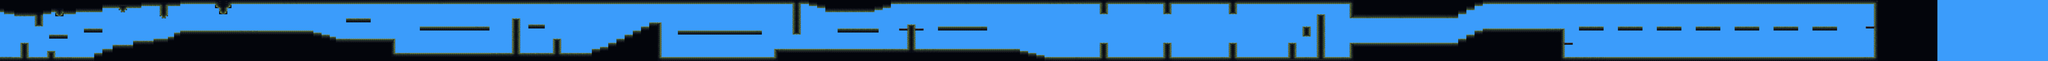

Rendered tile map (Tiled .tmx) drawn with the repository's tilesets; below, a short description and the map source with its tile grids summarised:
An orthogonal 1000x30 tile map with 16x16 px tiles, 1 tile layer (Tile Layer 1), 2 tilesets and 115 objects.

<map version="1.5" tiledversion="1.5.0" orientation="orthogonal" renderorder="right-down" width="1000" height="30" tilewidth="16" tileheight="16" infinite="0" nextlayerid="3" nextobjectid="127">
 <tileset firstgid="1" source="Main.tsx" />
 <tileset firstgid="4097" source="SKY.tsx" />
 <layer id="1" name="Tile Layer 1" width="1000" height="30">
  <data>[30000 cells, 30000 non-empty, 282 distinct tile ids]</data>
 </layer>
 <objectgroup id="2" name="ground">
  <object id="1" x="0.5" y="448" width="736" height="33.5" />
  <object id="2" x="360.5" y="398" width="80" height="53.5" />
  <object id="3" x="160" y="336" width="63.5" height="113.5" />
  <object id="4" x="271.5" y="96.5" width="64" height="109.5" />
  <object id="5" x="112" y="95.5" width="158" height="32.5" />
  <object id="6" x="31" y="81.5" width="79.5" height="28" />
  <object id="7" x="-3.5" y="65.5" width="34.5" height="29.5" />
  <object id="8" x="384.667" y="270.667" width="143.333" height="35.3333" />
  <object id="9" x="-37.3333" y="-6" width="38" height="522" />
  <object id="10" x="656.667" y="220.667" width="142.667" height="37.3333" />
  <object id="11" x="734.667" y="410" width="64.6667" height="74" />
  <object id="12" x="800" y="380" width="81.3333" height="104" />
  <object id="13" x="880.667" y="348.667" width="158" height="138" />
  <object id="14" x="1038.67" y="316.667" width="160.667" height="177.333" />
  <object id="15" x="1199.33" y="494" />
  <object id="16" x="1200" y="301.333" width="112" height="180" />
  <object id="17" x="1313.33" y="284" width="46.6667" height="203.333" />
  <object id="18" x="1360" y="252.667" width="49.3333" height="233.333" />
  <object id="19" x="1408" y="236.667" width="1040.67" height="242" />
  <object id="20" x="2448" y="255.333" width="64" height="225.333" />
  <object id="21" x="2513.33" y="271.333" width="63.3333" height="210" />
  <object id="22" x="2577.33" y="288.667" width="45.3333" height="194" />
  <object id="23" x="2624.67" y="301.333" width="462" height="179.333" />
  <object id="24" x="3088.67" y="412.667" width="1536.67" height="67.3333" />
  <object id="25" x="4320.67" y="301.333" width="62.6667" height="122.667" />
  <object id="26" x="4000" y="140.667" width="64" height="284" />
  <object id="27" x="3280" y="204" width="543.333" height="36.6667" />
  <object id="28" x="4622.67" y="383.333" width="65.3333" height="94.6667" />
  <object id="29" x="4687.33" y="366.667" width="62.6667" height="114" />
  <object id="30" x="4751.33" y="334.667" width="66" height="148.667" />
  <object id="31" x="4816" y="301.333" width="63.3333" height="193.333" />
  <object id="32" x="4879.33" y="268.667" width="66" height="216" />
  <object id="33" x="4942.67" y="236.667" width="66.6667" height="249.333" />
  <object id="34" x="5010" y="206" width="67.3333" height="272" />
  <object id="35" x="5071.33" y="172" width="93.3333" height="306.667" />
  <object id="36" x="5166" y="445.333" width="885.333" height="33.3333" />
  <object id="37" x="6048" y="382.667" width="895.333" height="97.3333" />
  <object id="38" x="6543.33" y="220.667" width="319.333" height="34" />
  <object id="39" x="6447.33" y="1.33333" width="384" height="95.3333" />
  <object id="40" x="6384" y="1.33333" width="62.6667" height="64" />
  <object id="41" x="6321.33" y="2" width="62" height="46.6667" />
  <object id="42" x="6302.67" y="23.3333" width="13.3333" height="7.33333" />
  <object id="43" x="1813.33" y="-0.666667" width="4504.67" height="32.6667" />
  <object id="44" x="2704" y="142" width="192" height="34" />
  <object id="45" x="5295.33" y="237.333" width="657.333" height="34" />
  <object id="46" x="6191.33" y="29.3333" width="64.6667" height="242" />
  <object id="47" x="1173.5" y="0.5" width="636.5" height="29" />
  <object id="48" x="1311.5" y="30.5" width="96.5" height="16" />
  <object id="49" x="1248.5" y="112.5" width="63" height="12.5" />
  <object id="50" x="1258.5" y="126.5" width="46" height="15" />
  <object id="51" x="1246.5" y="30.5" width="66" height="79.5" />
  <object id="52" x="1094.5" y="-0.5" width="151" height="46" />
  <object id="53" x="802" y="-5.5" width="301" height="68" />
  <object id="54" x="928" y="62" width="63.5" height="18" />
  <object id="55" x="934" y="80.5" width="51.5" height="14" />
  <object id="56" x="594.5" y="-2.5" width="206" height="97.5" />
  <object id="57" x="494.5" y="-2" width="97" height="110" />
  <object id="58" x="432.5" y="-1.5" width="62" height="127.5" />
  <object id="59" x="393" y="-3.5" width="38" height="98" />
  <object id="60" x="334.5" y="57.5" width="64.5" height="56" />
  <object id="61" x="1681" y="32" width="125" height="28" />
  <object id="62" x="1711" y="60" width="65" height="51.5" />
  <object id="63" x="4127.33" y="187.333" width="129.333" height="38" />
  <object id="65" x="6943.5" y="382.5" width="1024" height="99.5" />
  <object id="66" x="7963" y="399" width="69" height="82" />
  <object id="67" x="8031" y="415" width="64.5" height="71.5" />
  <object id="68" x="8086.5" y="432" width="73.5" height="55" />
  <object id="69" x="8160.5" y="446" width="429.5" height="60" />
  <object id="70" x="8592" y="334.5" width="62.5" height="162" />
  <object id="71" x="8655.5" y="447.5" width="432" height="33" />
  <object id="72" x="9087.5" y="333" width="63" height="149" />
  <object id="73" x="9152" y="446" width="449" height="34" />
  <object id="74" x="9600" y="335.5" width="63.5" height="145" />
  <object id="75" x="9664.5" y="447" width="862.5" height="33.5" />
  <object id="76" x="10176.5" y="205.5" width="63" height="82" />
  <object id="77" x="10063.5" y="333.5" width="64" height="114" />
  <object id="78" x="10288" y="109" width="63.5" height="338" />
  <object id="79" x="6960" y="-1" width="3568" height="32" />
  <object id="80" x="6897.5" y="-3" width="63" height="65.5" />
  <object id="81" x="6825.5" y="-1.5" width="70" height="80" />
  <object id="88" x="8592" y="28" width="64" height="85" />
  <object id="89" x="9088" y="29" width="64" height="83" />
  <object id="90" x="9599" y="29" width="67" height="84" />
  <object id="91" x="7328" y="203" width="383" height="34" />
  <object id="92" x="7088" y="188.667" width="62.6667" height="194.667" />
  <object id="93" x="7018" y="221.333" width="203.333" height="20" />
  <object id="94" x="10172" y="750" width="304" height="32" />
  <object id="95" x="10460" y="730" width="4" height="2" />
  <object id="96" x="11860" y="712" />
  <object id="97" x="15110" y="186" width="12" height="58" />
  <object id="98" x="10543.7" y="335.333" width="1679" height="143.333" />
  <object id="99" x="11585.3" y="223.333" width="636.667" height="113.333" />
  <object id="100" x="11521.3" y="239.333" width="60.6667" height="115.333" />
  <object id="101" x="11456.7" y="270.667" width="62" height="68" />
  <object id="102" x="11392.7" y="301.333" width="62.6667" height="45.3333" />
  <object id="103" x="10525.3" y="444.667" width="20" height="33.3333" />
  <object id="104" x="10518" y="-2.66667" width="24" height="32.6667" />
  <object id="105" x="10544" y="-5.33333" width="846.667" height="147.333" />
  <object id="106" x="11388.7" y="0" width="66.6667" height="109.333" />
  <object id="107" x="11453.3" y="0.666667" width="66" height="77.3333" />
  <object id="108" x="11511.3" y="0.666667" width="72" height="46" />
  <object id="109" x="11583.3" y="0" width="3553.33" height="30.6667" />
  <object id="110" x="14642" y="143.333" width="493.333" height="334.667" />
  </objectgroup>
</map>
<!-- 12 of 115 objects omitted -->
